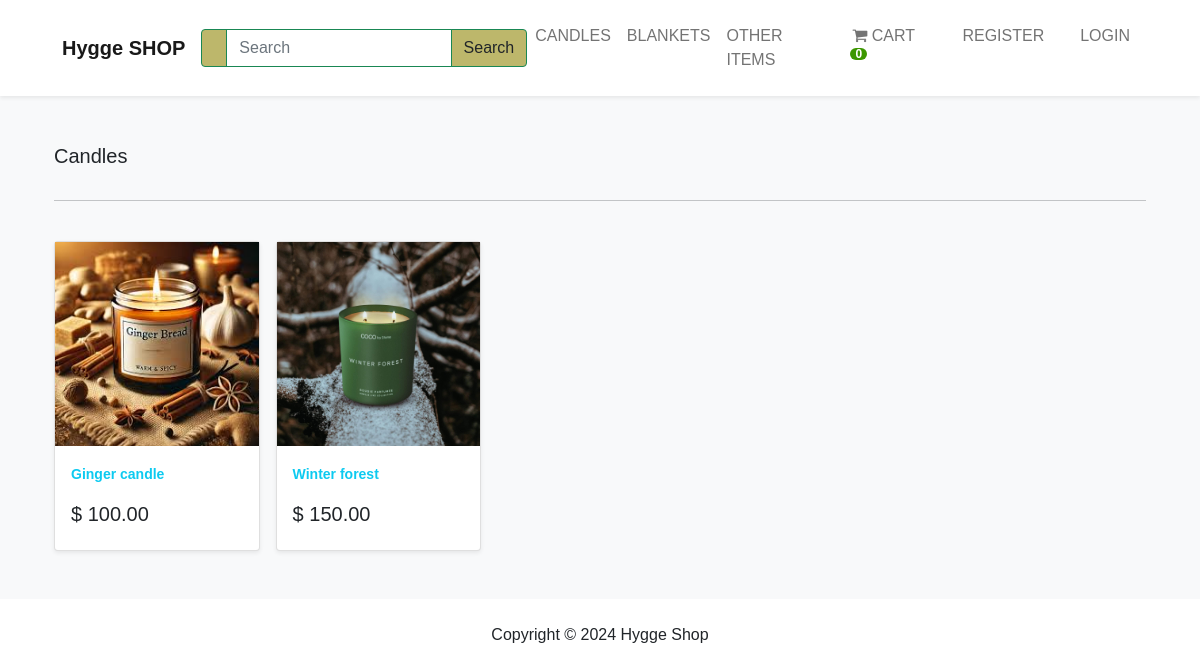
/shop/search/candles/, run on the app's committed database.
### shop/models.py (models this page shows, shortened)
class Category(models.Model):
    name = models.CharField("Категория", max_length=250, db_index=True)
    parent = models.ForeignKey('self', on_delete=models.CASCADE, related_name='children', blank=True, null=True
                               )
    slug = models.SlugField('URL', max_length=250,
                            unique=True, null=False, editable=True)
    created_at = models.DateTimeField('Дата создания', auto_now_add=True)
    class Meta:
        unique_together = (['slug', 'parent'])
        verbose_name = 'Категория'
        verbose_name_plural = 'Категории'
    def get_absolute_url(self):
        return reverse("shop:category_list", args=[str(self.slug)])

class Product(models.Model):
    category = models.ForeignKey(
        Category, on_delete=models.CASCADE, related_name='products')
    title = models.CharField(max_length=250)
    brand = models.CharField(max_length=250)
    description = models.TextField(blank=True)
    slug = models.SlugField('URL', max_length=250)
    price = models.DecimalField(max_digits=7, decimal_places=2, default=99.99)
    image = models.ImageField(upload_to='images/products/%Y/%m/%d', default='products/products/default.jpg')
    available = models.BooleanField(default=True)
    created_at = models.DateTimeField(auto_now_add=True, db_index=True)
    updated_at = models.DateTimeField(auto_now=True)
    class Meta:
        verbose_name = 'Product'
        verbose_name_plural = 'Products'
    def get_absolute_url(self):
        return reverse('shop:product_detail', args=[str(self.slug)])

### shop/views.py (the view)
# urls.py: path('search/<slug:slug>/', category_list, name='category_list'),
def category_list(request, slug):
    category = get_object_or_404(Category, slug=slug)
    products = ProductProxy.objects.select_related('category').filter(category=category)
    return render(request, 'shop/category_list.html', {'category': category, 'products': products})

### cart/cart.py (called while the page is built)
    def __len__(self):
        return sum(item['quantity'] for item in self.cart.values())

### cart/context_processors.py (called while the page is built)
def cart(request):
    return {'cart': Cart(request)}

### shop/context_processors.py (called while the page is built)
def categories(request):
    categories = Category.objects.filter(parent=None)
    return {'categories': categories}

### shop/models.py (called while the page is built)
    def get_queryset(self):
        return super(ProductManager, self).get_queryset().filter(available=True)

### shop/templates/shop/category_list.html
{% extends "base.html" %}
{% load static %}
{% block content %}
<main>
  <div class="album py-5 bg-light">
    <div class="container">
      <div class="pb-3 h5"> {{category.name|capfirst}} </div>
      <hr>
      <br>
      <div class="row row-cols-1 row-cols-sm-2 row-cols-md-5 g-3">
      {% for product in products %}
        <div class="col">
          <div class="card shadow-sm">
          <img class="img-fluid" alt="Responsive image" src="{{ product.image.url }}">
            <div class="card-body">
              <p class="card-text">
                <a class="text-info text-decoration-none" href="{{product.get_absolute_url}}"> {{product.title|capfirst}} </a>
              </p>
              <div class="d-flex justify-content-between align-items-center">
                <h5> $ {{product.price}} </h5>
              </div>
            </div>
          </div>
        </div>
       {% endfor %}
      </div>
    </div>
  </div>
</main>
{% endblock %}

### shop/templates/shop/_partials/_navbar.html (shortened to what this page needs)
<nav class="navbar navbar-expand-lg bg-white sticky-top navbar-light p-3 shadow-sm ">
    <div class="container">
        <a class="navbar-brand" href="{% url 'shop:products' %}">
            <strong>Hygge SHOP</strong></a>
        <div class="collapse navbar-collapse" id="navbarNavDropdown">
        <div class="collapse navbar-collapse" id="navbarNavDropdown">
            <form action="{% url 'shop:search_products' %}" method="get">
            <div class="ms-auto d-none d-lg-block">
                <div class="input-group">
                    <span class="border-success input-group-text text-white search-button"></span>
                    <input type="text" name="q" placeholder="Search" class="form-control border-success" style="color: #7a7a7a" />
                    <button class="btn btn-success text-dark search-button">Search</button>
                </div>
            </div>
        </form>
            </div>
            <ul class="navbar-nav ms-auto">
                {% for i in categories %}
                {% if not i.children.all %}
                <li class="nav-item">
                    <a class="nav-link" href="{{i.get_absolute_url}}">{{i.name|upper }}</a>
                </li>
                {% endif %} {% endfor %}
            </ul>
            <ul class="navbar-nav ms-auto">
                <li class="nav-item">
                    <a class="nav-link mx-2 text-uppercase" href="{% url 'cart:cart_view' %}"> <i
                            class="fa fa-shopping-cart" aria-hidden="true"> </i> Cart
                        <span id="lblCartCount" class="badge badge-warning ">
                            {% with cart_qty=cart|length%}
                            {% if cart_qty > 0 %}
                            {{cart_qty}}
                            {% else %}
                            0
                            {% endif %}
                            {% endwith %}
                        </span>
                    </a>
                </li>
                {% if request.user.is_authenticated %}
                <li class="nav-item">
                    <a class="nav-link mx-2 text-uppercase" href="{% url 'account:dashboard' %}"><i
                            class="fa-solid fa-circle-user me-1"></i>@{{ user.username }} Account</a>
                </li>
                <li class="nav-item">
                    <a class="nav-link mx-2 text-uppercase" href="{% url 'account:logout' %}"><i
                            class="fa-solid fa-circle-user me-1"></i> Logout</a>
                </li>
                {% else %}
                <li class="nav-item">
                    <a class="nav-link mx-2 text-uppercase" href="{% url 'account:registration' %}"> Register</a>
                </li>
                <li class="nav-item">
                    <a class="nav-link mx-2 text-uppercase" href="{% url 'account:login' %}"> Login</a>
                </li>
                {% endif %}
            </ul>
        </div>
    </div>
</nav>

### shop/static/shop/css/base.css (style rules this page uses)
body { font-family: 'Montserrat', sans-serif; }
.badge { padding-left: 9px; padding-right: 9px; -webkit-border-radius: 9px; -moz-border-radius: 9px; border-radius: 9px; }
#lblCartCount { font-size: 12px; background: #3c9700; color: #fff; padding: 0 5px; vertical-align: top; margin-left: -2px; }
a { font-size: 14px; font-weight: 700; }
.form-control { outline: none !important; box-shadow: none !important; }
.search-button { background-color: #BDB76B; }

### data on the page
Category: name "CANDLES", name "Candles"
Category: name "BLANKETS"
Category: name "OTHER ITEMS"
Product: image (picture), title "Ginger candle", price "100.00"
Product: image (picture), title "Winter forest", price "150.00"
